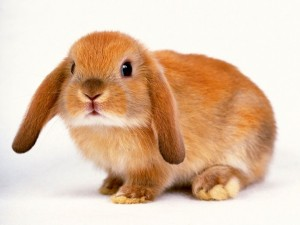
%> input picture usagi01.png, 300 x 225 px
$ octave p_tile2.m   (GNU Octave 9; MATLAB toolbox functions it lacks are replaced by stand-ins)
%> lines starting %> are read from the running program, lines starting %| are printed output that depends on the picture; in (x1, y1, x2, y2) boxes, pixels count from 0 and x2, y2 are one past the last pixel; in counts of white or black regions, pixels touching at a corner belong together; the program's own positions count from 1
%-----初期化処理-----
clear;
%-----画像読み出し-----
img = imread('usagi01.png');      %画像の読み込み
%> img is the input picture: size 225x300x3 uint8; mean R, G, B 223.6, 194.5, 169.9
[y,x,z] = size(img);              %画像のサイズ(y=縦座標,x=横座標,z=RGB)
%> y = 225; x = 300; z = 3
%-----RGB値の取り出し-----
r = double(img(:,:,1));           %R値取得
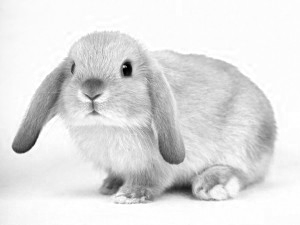
%> r: size 225x300 double; min 0, max 255, mean 223.6
g = double(img(:,:,2));           %G値取得
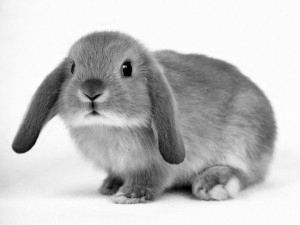
%> g: size 225x300 double; min 0, max 255, mean 194.5
b = double(img(:,:,3));           %B値取得
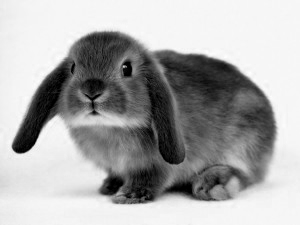
%> b: size 225x300 double; min 0, max 255, mean 169.9
%-----グレースケール化-----
gray = 0.3*r+0.59*g+0.11*b;       %グレイスケール化
%-----降順ソート-----
sdata = sort(gray(:),'descend');  %降順にソート
%-----閾値設定-----
siti = sdata(39000);              %39000番目の画素値を閾値にする
%> siti = 197.9
%-----2値化処理-----
two_color = zeros(y,x);           %ゼロ配列を作成
two_color(gray>=siti) = 255;      %閾値以下の画素値に255(白)を格納
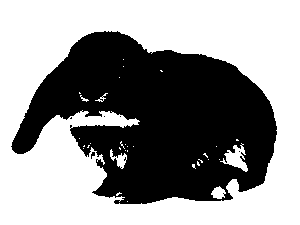
%> two_color: size 225x300 double; 57.8% white; 6 black regions (5 under 20 px), largest, box (x1, y1, x2, y2) and area: (11, 31, 277, 204) 28477
%-----画像表示-----
figure(4);
imshow(two_color);

$ run again, with gimp.png copied over usagi01.png
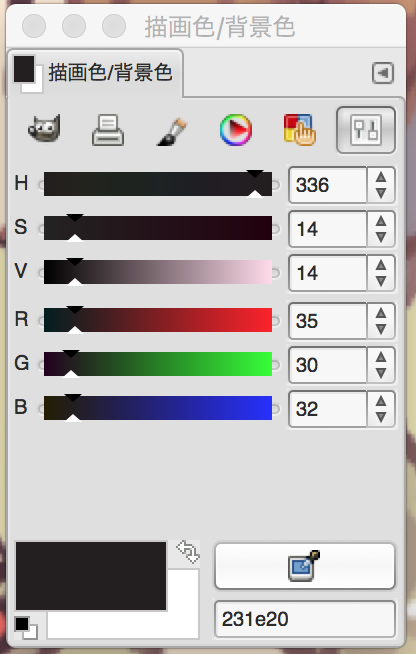
%> input picture gimp.png, 416 x 654 px
%> img is the input picture: size 654x416x3 uint8; mean R, G, B 192.5, 190, 189.6
%> `gray = 0.3*r+0.59*g+0.11*b;`:
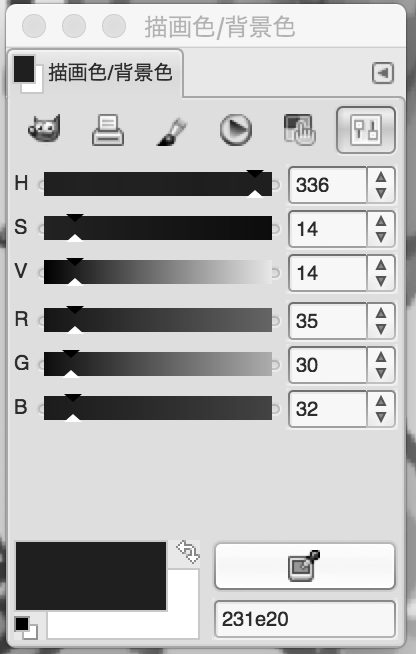
%> gray: size 654x416 double; min 0, max 255, mean 190.7
%> siti = 246
%> `two_color(gray>=siti) = 255;`:
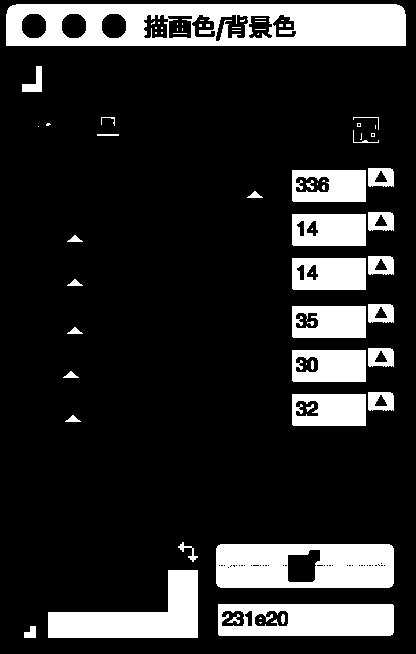
%> two_color: size 654x416 double; 17.1% white; 73 white regions (38 under 20 px), largest, box (x1, y1, x2, y2) and area: (6, 4, 406, 46) 12918, (216, 544, 394, 588) 6925, (48, 570, 198, 638) 5160

$ run again, with kurousa.png copied over usagi01.png
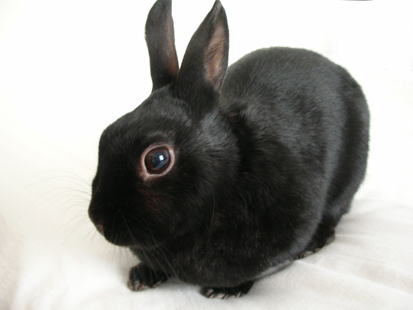
%> input picture kurousa.png, 413 x 310 px
%> img is the input picture: size 310x413x3 uint8; mean R, G, B 158.4, 158, 154.6
%> siti = 251
%> `two_color(gray>=siti) = 255;`:
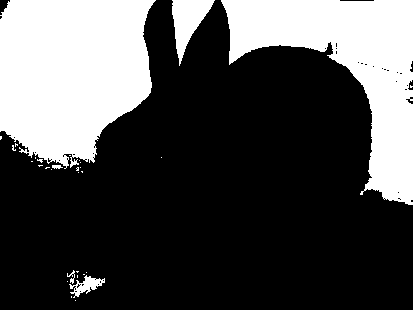
%> two_color: size 310x413 double; 30.5% white; 31 white regions (25 under 20 px), largest, box (x1, y1, x2, y2) and area: (0, 0, 156, 169) 20770, (221, 0, 413, 205) 16431, (172, 0, 215, 66) 1333, (69, 275, 105, 298) 337, (67, 270, 75, 284) 43, (52, 165, 63, 169) 33
